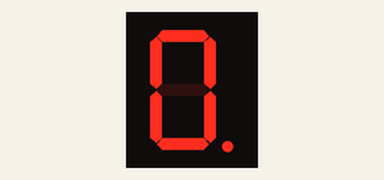
Simulated run of this program. Board: Raspberry Pi (header pin numbers). Shown: 1-digit seven-segment display. The segment pins are drawn as the display they are named for.

Above: at 0.3 s.
At 1.32 s:
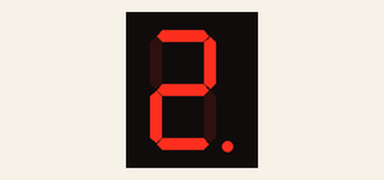
At 2.1 s:
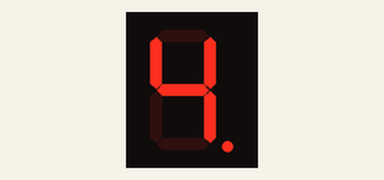
At 2.82 s:
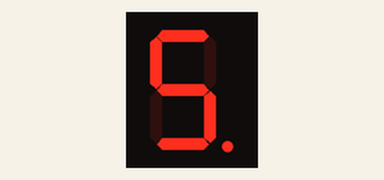
At 3.6 s:
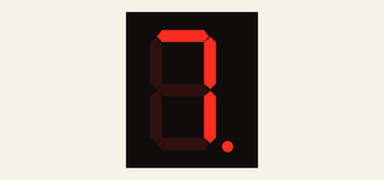
At 4.8 s:
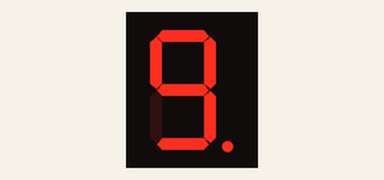

Measured:
- by itself, everything shown: repeats every 5.0 s, in 10 steps
- what the display in image 0 shows lasts 0.4 s, from 0.1 s to 0.5 s

The program:

RPi-7-display7S1D.py
```python
#!/usr/bin/env python3
########################################################################
# Filename    : RPi-7-display7S1D.py
# Description : Controla un Display de 7 Segmentos y 1 digito.
# Author      : jcondea
# modification: 2020/10/06
########################################################################
import RPi.GPIO as GPIO
from time import sleep
def print0():
    GPIO.output(a,True)
    GPIO.output(b,True)
    GPIO.output(c,True)
    GPIO.output(d,True)
    GPIO.output(e,True)
    GPIO.output(f,True)
    GPIO.output(g,False)
    GPIO.output(DP,True)
def print1():
    GPIO.output(a,False)
    GPIO.output(b,True)
    GPIO.output(c,True)
    GPIO.output(d,False)
    GPIO.output(e,False)
    GPIO.output(f,False)
    GPIO.output(g,False)
    GPIO.output(DP,True)
def print2():
    GPIO.output(a,True)
    GPIO.output(b,True)
    GPIO.output(c,False)
    GPIO.output(d,True)
    GPIO.output(e,True)
    GPIO.output(f,False)
    GPIO.output(g,True)
    GPIO.output(DP,True)
def print3():
    GPIO.output(a,True)
    GPIO.output(b,True)
    GPIO.output(c,True)
    GPIO.output(d,True)
    GPIO.output(e,False)
    GPIO.output(f,False)
    GPIO.output(g,True)
    GPIO.output(DP,True)
def print4():
    GPIO.output(a,False)
    GPIO.output(b,True)
    GPIO.output(c,True)
    GPIO.output(d,False)
    GPIO.output(e,False)
    GPIO.output(f,True)
    GPIO.output(g,True)
    GPIO.output(DP,True)
def print5():
    GPIO.output(a,True)
    GPIO.output(b,False)
    GPIO.output(c,True)
    GPIO.output(d,True)
    GPIO.output(e,False)
    GPIO.output(f,True)
    GPIO.output(g,True)
    GPIO.output(DP,True)
def print6():
    GPIO.output(a,True)
    GPIO.output(b,False)
    GPIO.output(c,True)
    GPIO.output(d,True)
    GPIO.output(e,True)
    GPIO.output(f,True)
    GPIO.output(g,True)
    GPIO.output(DP,True)
def print7():
    GPIO.output(a,True)
    GPIO.output(b,True)
    GPIO.output(c,True)
    GPIO.output(d,False)
    GPIO.output(e,False)
    GPIO.output(f,False)
    GPIO.output(g,False)
    GPIO.output(DP,True)
def print8():
    GPIO.output(a,True)
    GPIO.output(b,True)
    GPIO.output(c,True)
    GPIO.output(d,True)
    GPIO.output(e,True)
    GPIO.output(f,True)
    GPIO.output(g,True)
    GPIO.output(DP,True)
def print9():
    GPIO.output(a,True)
    GPIO.output(b,True)
    GPIO.output(c,True)
    GPIO.output(d,True)
    GPIO.output(e,False)
    GPIO.output(f,True)
    GPIO.output(g,True)
    GPIO.output(DP,True)
GPIO.setmode(GPIO.BOARD)
a=12
b=16
c=18
d=22
e=32
f=36
g=38
DP=40
GPIO.setup(a,GPIO.OUT)
GPIO.setup(b,GPIO.OUT)
GPIO.setup(c,GPIO.OUT)
GPIO.setup(d,GPIO.OUT)
GPIO.setup(e,GPIO.OUT)
GPIO.setup(f,GPIO.OUT)
GPIO.setup(g,GPIO.OUT)
GPIO.setup(DP,GPIO.OUT)
while(1):
    print0()
    sleep(.5)
    print1()
    sleep(.5)
    print2()
    sleep(.5)
    print3()
    sleep(.5)
    print4()
    sleep(.5)
    print5()
    sleep(.5)
    print6()
    sleep(.5)
    print7()
    sleep(.5)
    print8()
    sleep(.5)
    print9()
    sleep(.5)
GPIO.clenaup()
```
